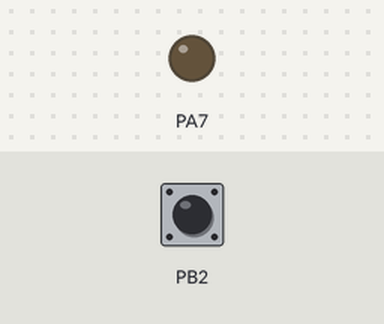
This program was run on a simulated ATtiny44, built with avr-gcc and emulated at 20 MHz. Shown: output pins drawn as LEDs (lit = HIGH). The test bench sets the inputs (shaded band); at power-on: PB2 HIGH.

Above: at 1.2 s.
1.3 s: PB2 pulled LOW for 0.15 s
At 1.37 s:
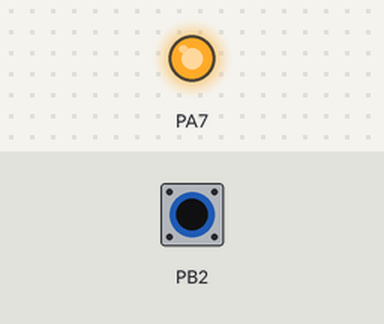
2.9 s: PB2 pulled LOW for 3.2 s
At 6.4 s:
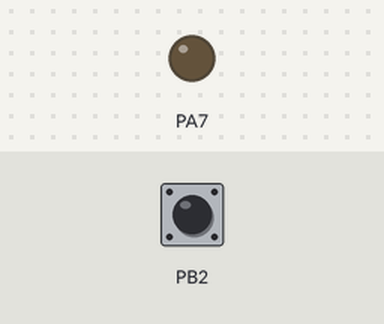
Timing chart, 0 to 7.9 s (numbered marks = the images above; inputs shaded):
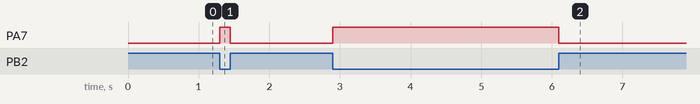

Measured:
- after the input at 1.3 s, PA7: LOW → HIGH at once, → LOW 0.15 s later
- after the input at 2.9 s, PA7: LOW → HIGH at once, → LOW 3.2 s later

The program:

main.c
```c
#define F_CPU 20000000UL
#include <avr/io.h>
#include <util/delay.h>

int setup(void) {
	// set ports
	DDRA |= (1<<PORTA7); // make pinA7 output
	DDRB |= 0b0000; // make pinB2 an input pin
	PORTB |= 0x4; // make pinB2 a pullup resistor (0b0100)

	// set clocks
	CLKPR = (1 << CLKPCE);
	CLKPR = (0 << CLKPS3) | (0 << CLKPS2) | (0 << CLKPS1) | (0 << CLKPS0);
}

void pressButton() {
	while (1) {
		// check to see if its pressed
		// note, default is high, pressed is low
		if (PINB & (1<<PORTB2)) {
			PORTA &= ~(1<<PORTA7);
		}
		else {
			PORTA |= (1<<PORTA7);
		}
	}
}

void blink() {
	while(1) {
		// HIGH
		PORTA |= (1<<PORTA7);
		_delay_ms(1000);
		// LOW
		PORTA &= ~(1<<PORTA7);
		_delay_ms(1000);
	}
}

int main(void) {
	setup();
	// blink();
	pressButton();
}
```
